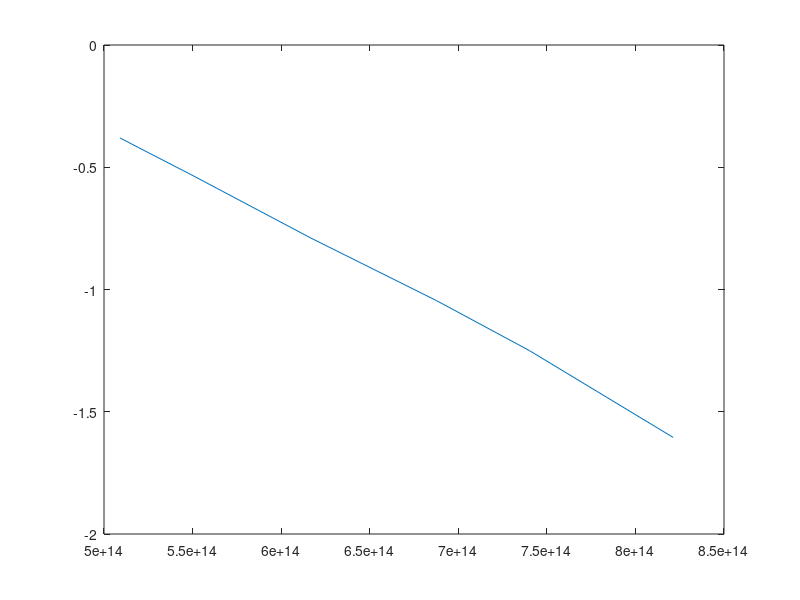

Here is the MATLAB script that generated this plot:
v = [8.213*10^14,7.402*10^14,6.876*10^14,6.169*10^14,5.491*10^14,5.196*10^14,5.09*10^14];
VC = [-1.605,-1.25,-1.045,-0.79,-0.53,-0.42,-0.38];
plot(v,VC)